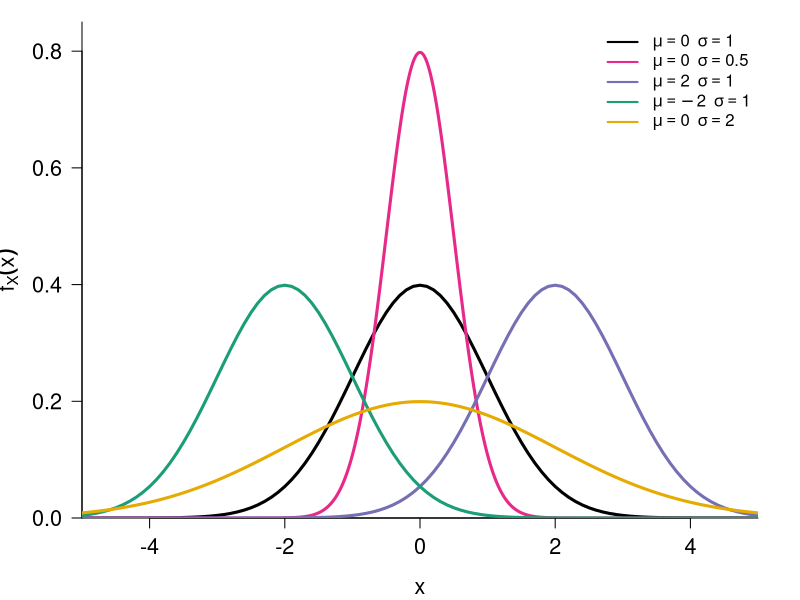
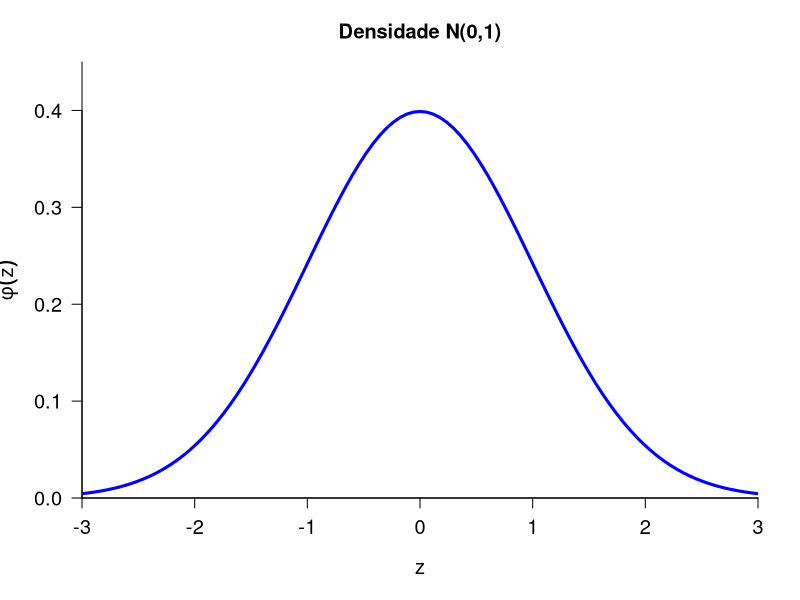
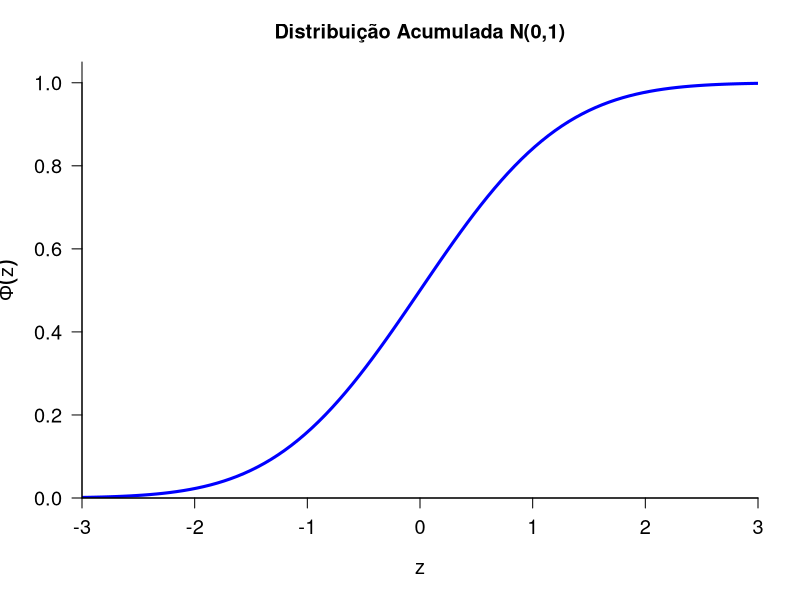
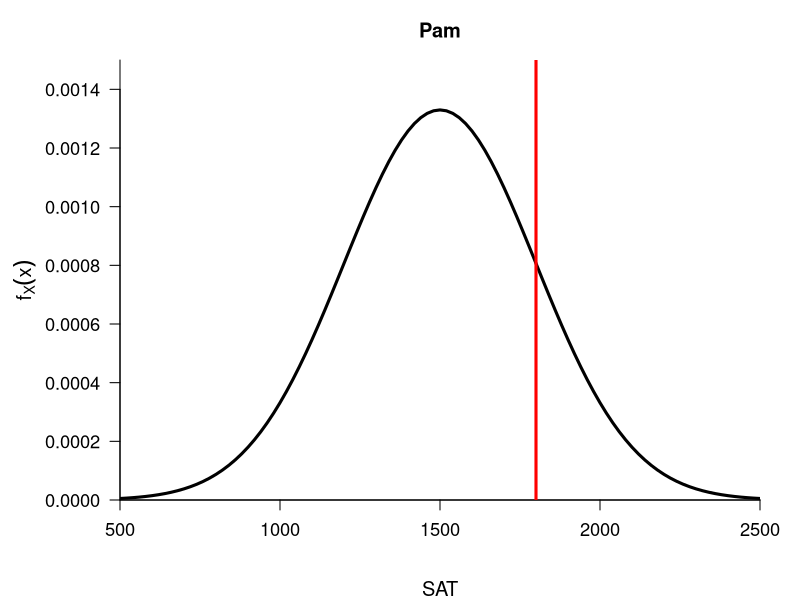
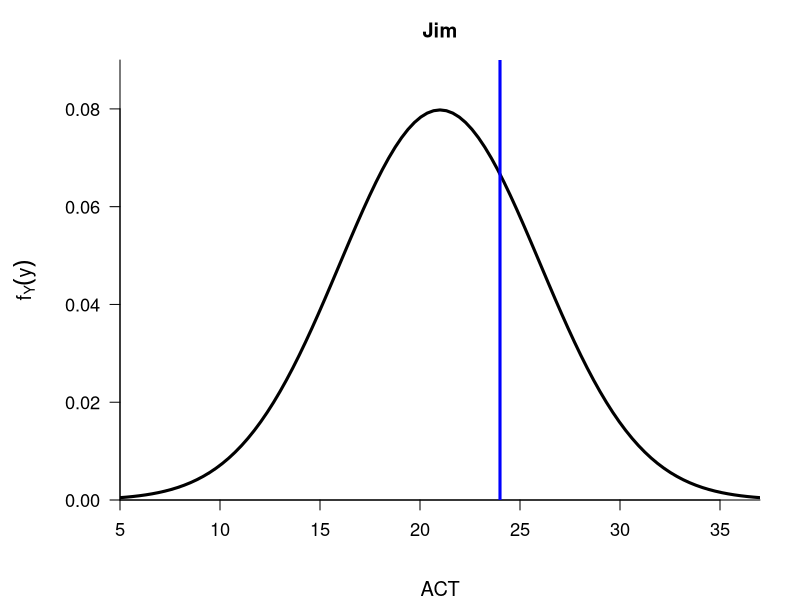
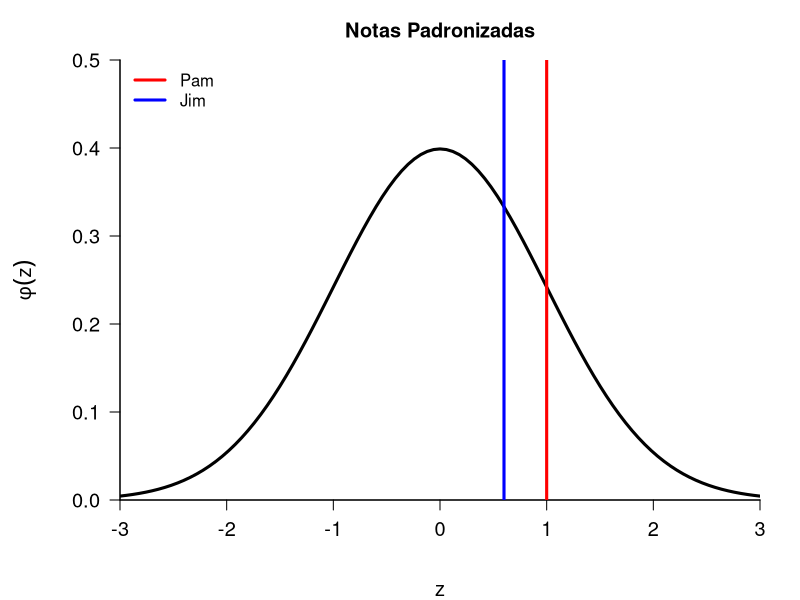
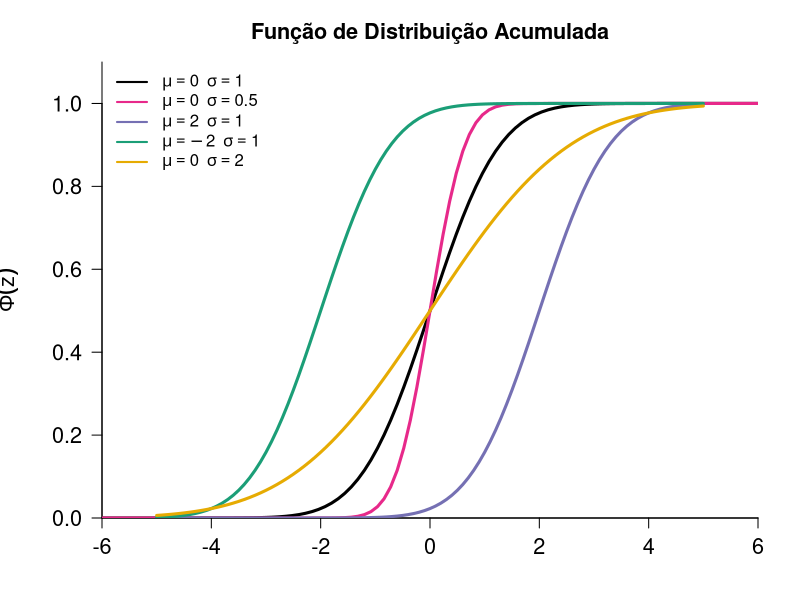
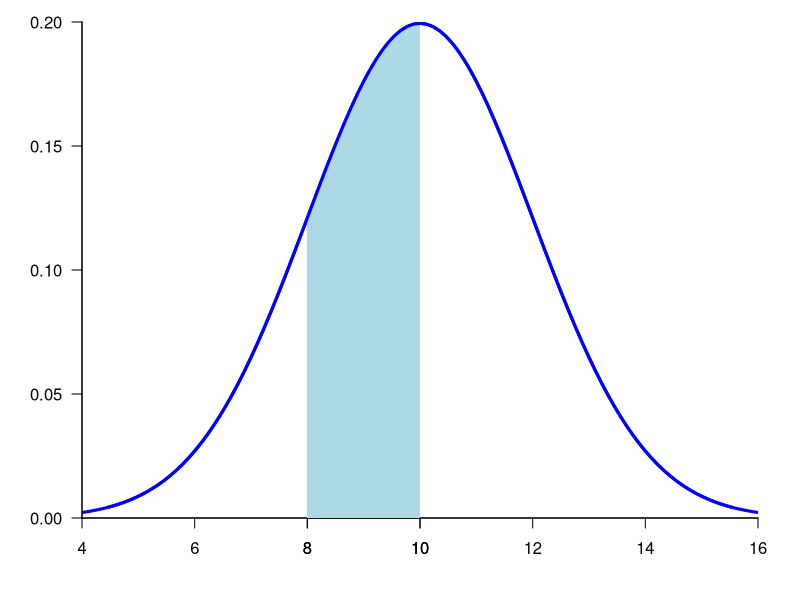

Reproduce these figures in R, in order.
## ---- chunk 1
library(RColorBrewer)
mycol <- brewer.pal(8,"Dark2")

par(mar=c(4, 4, 1, 2) + .1)
curve(dnorm(x, mean=0, sd=1), -5, 5, bty="l", ylim=c(0, 0.85), yaxs = "i", xaxs="i", 
      main="", ylab=expression(f[X](x)), cex.lab=1.3, cex.axis=1.3, 
      cex.main=1.3, col=1, lwd=3, las=1)
curve(dnorm(x, mean=0, sd=1/2), -5, 5, n=1000, col=mycol[4], lwd=3, add=TRUE)
curve(dnorm(x, mean=2, sd=1), -5, 5, col=mycol[3], lwd=3, add=TRUE)
curve(dnorm(x, mean=-2, sd=1), -5, 5, col=mycol[1], lwd=3, add=TRUE)
curve(dnorm(x, mean=0, sd=2), -5, 5, col=mycol[6], lwd=3, add=TRUE)
legend("topright", legend=expression(mu==0 ~~ sigma == 1, mu==0 ~~ sigma == 0.5,
                                     mu==2 ~~ sigma == 1, mu==-2 ~~ sigma == 1,
                                     mu==0 ~~ sigma == 2),
       lwd=2, col=c(1, mycol[c(4,3,1,6)]), cex=1, bty="n")
## ---- chunk 2
par(mar=c(5, 4, 3, 2) + .1)
curve(dnorm(x, mean=0, sd=1), -3, 3, bty="l", ylim=c(0,.45), yaxs = "i", xaxs="i", 
      main="Densidade N(0,1)", ylab=expression(phi(z)), xlab="z", cex.lab=1.2, cex.axis=1.2, cex.main=1.2, col="blue", lwd=3, las=1)

curve(pnorm(x, mean=0, sd=1), -3, 3, bty="l", ylim=c(0, 1.05), yaxs = "i", xaxs="i", 
      main="Distribuição Acumulada N(0,1)", ylab=expression(Phi(z)), xlab="z", cex.lab=1.2, 
      cex.axis=1.2, cex.main=1.2, col="blue", lwd=3, las=1)
## ---- chunk 3
par(mar=c(5, 6, 3, 2), mgp=c(4, 1, 0))
curve(dnorm(x, mean=1500, sd=300), 500, 2500, bty="l", yaxs = "i", xaxs="i", 
      main="Pam", ylab=expression(f[X](x)), xlab="SAT", cex.lab=1.2, cex.axis=1.1, 
      cex.main=1.2, lwd=3, las=1, ylim=c(0, 0.0015))
abline(v=1800, col="red", lwd=3)

curve(dnorm(x, mean=21, sd=5), 5, 37, bty="l", yaxs = "i", xaxs="i", 
      main="Jim", ylab=expression(f[Y](y)), xlab="ACT", cex.lab=1.2, cex.axis=1.1, 
      cex.main=1.2, lwd=3, las=1, ylim=c(0, 0.09))
abline(v=24, col="blue", lwd=3)

## ---- chunk 4
curve(dnorm(x, mean=0, sd=1), -3, 3, bty="l", yaxs = "i", xaxs="i", 
      main="Notas Padronizadas", ylab=expression(phi(z)), xlab="z", cex.lab=1.2, cex.axis=1.2,
      cex.main=1.2, lwd=3, las=1, ylim=c(0, 0.5))
legend("topleft", legend=c("Pam", "Jim"), col=c("red", "blue"), lwd=3, bty="n")
abline(v=1, col="red", lwd=3)
abline(v=.6, col="blue", lwd=3)
## ---- chunk 5
par(mar=c(4, 5, 3, 2) + .1)
curve(pnorm(x, mean=0, sd=1), -6, 6, bty="l", ylim=c(0,1.1), yaxs = "i", xaxs="i", 
      main="Função de Distribuição Acumulada", ylab=expression(Phi(z)), cex.lab=1.3, 
      cex.axis=1.3, cex.main=1.3, col=1, lwd=3, las=1)
curve(pnorm(x, mean=0, sd=1/2), -6, 6, col=mycol[4], lwd=3, add=TRUE)
curve(pnorm(x, mean=2, sd=1), -5, 5, col=mycol[3], lwd=3, add=TRUE)
curve(pnorm(x, mean=-2, sd=1), -5, 5, col=mycol[1], lwd=3, add=TRUE)
curve(pnorm(x, mean=0, sd=2), -5, 5, col=mycol[6], lwd=3, add=TRUE)
legend("topleft", legend=expression(mu==0 ~~ sigma == 1, mu==0 ~~ sigma == 0.5,
                                     mu==2 ~~ sigma == 1, mu==-2 ~~ sigma == 1,
                                     mu==0 ~~ sigma == 2),
       lwd=2, col=c(1, mycol[c(4,3,1,6)]), cex=1, bty="n")
## ---- chunk 6
a <- 8
b <- 10
codx <- c(a, seq(a, b, 0.01), b)
cody <- c(0, dnorm(seq(a, b, 0.01), mean=10, sd=2), 0)
par(mar=c(4, 4, 1, 2) + .1)
curve(dnorm(x, mean=10, sd=2), xlim=c(4, 16), ylim=c(0, .2), main="", ylab=expression(f[X](x)), xlab="x", 
      xaxs="i", yaxs="i", bty="l", col="blue", lwd=3, las=1)
axis(1, at=c(a,b)) 
polygon(codx, cody, col="lightblue", border=NA)
curve(dnorm(x, mean=10, sd=2), add = TRUE, col="blue", lwd=3)
## ---- chunk 7
mu <- 4
sigma <- 3
a <- 1
b <- 7
codx <- c(a, seq(a, b, 0.01), b)
cody <- c(0, dnorm(seq(a, b, 0.01), mean=mu, sd=sigma), 0)
par(mar=c(4, 4, 1, 2) + .1)
curve(dnorm(x, mean=mu, sd=sigma), xlim=c(mu-3*sigma, mu+3*sigma), ylim=c(0, .14), main="",
      ylab=expression(f[X](x)), xlab="x", xaxt="n", yaxs="i", bty="l", col="blue", lwd=2, las=1)
axis(1, at=seq(mu-3*sigma, mu+3*sigma, by=2)) 
polygon(codx, cody, col="lightblue", border=NA)
curve(dnorm(x, mean=mu, sd=sigma), add = TRUE, col="blue", lwd=3)
abline(v=4, lty=2)
arrows(x0=1, y0=0.08, x1=4, code=3, col = "red", length=0.1, lwd=3)
text(2.5, 0.07, expression(sigma == 3), cex=1.3, col="red")
## ---- chunk 8
p <- 0.7
ns <- c(10, 30, 100)

par(mfrow=c(1,3), mar=c(4, 4, 3, 2) + .1)
for(n in ns){
  x <- 0:n
  px <- dbinom(x, size=n, prob=p)
  barplot(px, names.arg=0:n, col=mycol[1], main=paste("Bin(", n, ",",  p, ")", sep=""), 
          cex.lab=2, cex.axis=1.5, cex.names=1.5, las=1)
  box(bty="l", lwd=2)
}
## ---- chunk 9
n <- 100
p <- 0.7
mu <- n*p
sigma <- sqrt(n*p*(1-p))
par(mar=c(4, 4, 3, 2) + .1)
a <- round(mu - 3*sigma)
b <- round(mu + 3*sigma)
px <- dbinom(a:b, size=n, prob=p)
barplot(px, names.arg=a:b, space=0, col=mycol[1], 
        main=paste("Bin(", n, ",",  p, ") e N(", mu, ",", round(sigma,2), ")", sep=""), 
        cex.lab=1.2, cex.axis=1.2, cex.names=1.2, las=1)
xx <- seq(a, b+1, length.out = 1000) -.5
lines(xx - a + 0.5, dnorm(xx, mean=mu, sd=sigma), lwd=3, col="red")
## ---- chunk 10
n <- 40
p <- 0.5
mu <- n*p
sigma <- sqrt(n*p*(1-p))
a <- round(mu-3*sigma)
b <- round(mu+3*sigma)
px <- dbinom(a:b, size=n, prob=p)
par(mar=c(4, 4, 3, 2) + .1)
barplot(px, names.arg=a:b, space=0, col=mycol[1], 
        main=paste("Bin(", n, ",",  p, ") e N(", mu, ",", round(sigma,2), ")", sep=""), 
        cex.lab=1.2, cex.axis=1.2, cex.names=1.2, ylim=c(0, .14), las=1, xlab="x")
xx <- seq(a, b+1, length.out = 1000) -.5
lines(xx - a + 0.5, dnorm(xx, mean=mu, sd=sigma), lwd=3, col="red")
